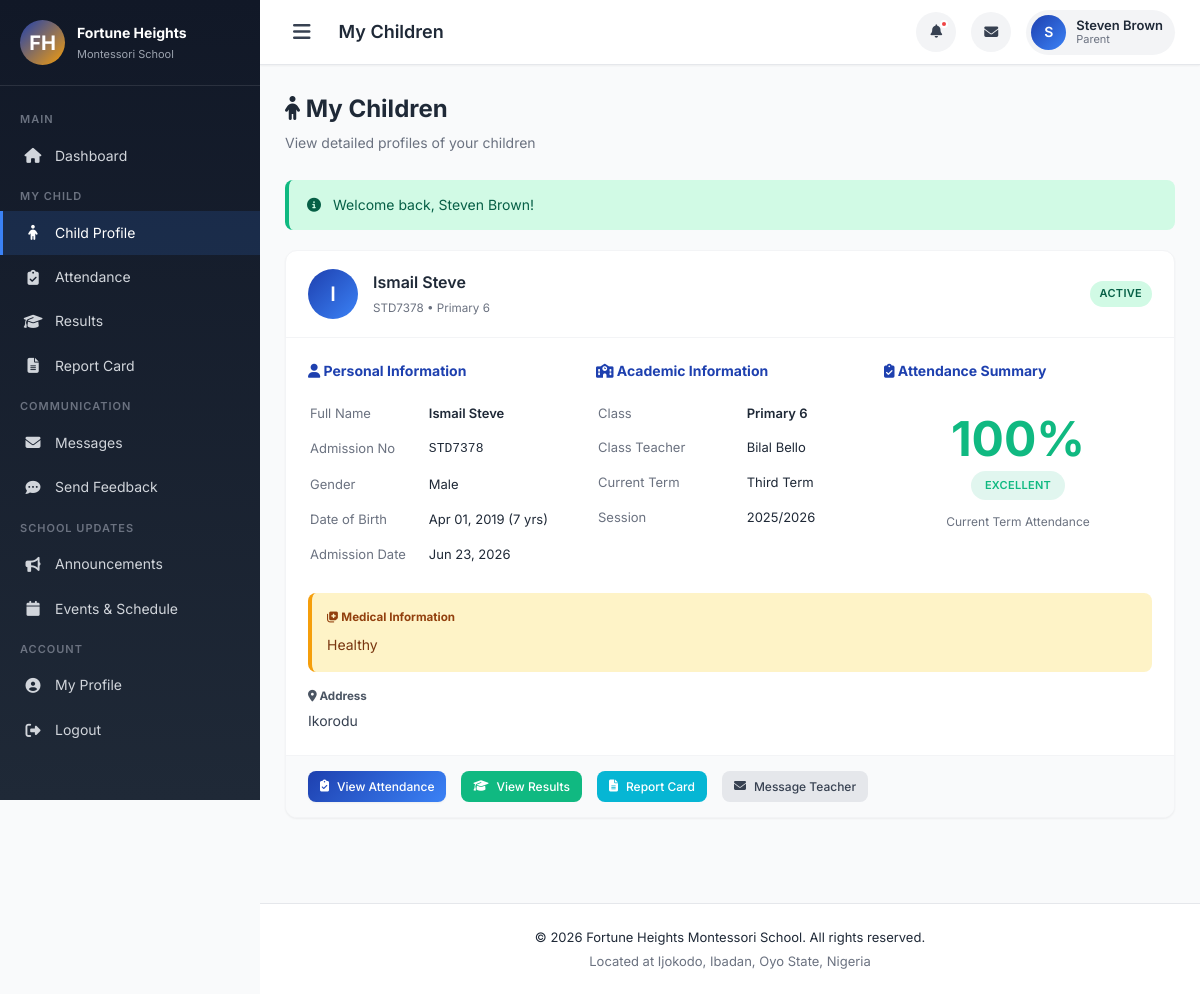
/public/index.php?page=child-profile (signed in), run on the app's committed database.
### tables this page shows
CREATE TABLE `students` (
  `id` int(11) NOT NULL,
  `admission_no` varchar(20) NOT NULL,
  `full_name` varchar(150) NOT NULL,
  `gender` enum('Male','Female') NOT NULL,
  `date_of_birth` date NOT NULL,
  `class_id` int(11) NOT NULL,
  `parent_id` int(11) NOT NULL,
  `admission_date` date NOT NULL,
  `address` text DEFAULT NULL,
  `medical_info` text DEFAULT NULL,
  `avatar` varchar(255) DEFAULT 'default.png',
  `is_active` tinyint(1) DEFAULT 1,
  `created_at` timestamp NOT NULL DEFAULT current_timestamp()
);

CREATE TABLE `classes` (
  `id` int(11) NOT NULL,
  `class_name` varchar(100) NOT NULL,
  `class_code` varchar(20) NOT NULL,
  `level` enum('Creche','Nursery','Primary') NOT NULL,
  `capacity` int(11) DEFAULT 30,
  `created_at` timestamp NOT NULL DEFAULT current_timestamp()
);

CREATE TABLE `teachers` (
  `id` int(11) NOT NULL,
  `staff_id` varchar(20) NOT NULL,
  `full_name` varchar(150) NOT NULL,
  `email` varchar(150) NOT NULL,
  `phone` varchar(20) DEFAULT NULL,
  `gender` enum('Male','Female') NOT NULL,
  `qualification` varchar(150) DEFAULT NULL,
  `password` varchar(255) NOT NULL,
  `avatar` varchar(255) DEFAULT 'default.png',
  `class_id` int(11) DEFAULT NULL,
  `is_active` tinyint(1) DEFAULT 1,
  `last_login` datetime DEFAULT NULL,
  `created_at` timestamp NOT NULL DEFAULT current_timestamp()
);

CREATE TABLE `academic_terms` (
  `id` int(11) NOT NULL,
  `session_id` int(11) NOT NULL,
  `term_name` varchar(50) NOT NULL,
  `start_date` date NOT NULL,
  `end_date` date NOT NULL,
  `is_current` tinyint(1) DEFAULT 0,
  `created_at` timestamp NOT NULL DEFAULT current_timestamp()
);

CREATE TABLE `academic_sessions` (
  `id` int(11) NOT NULL,
  `session_name` varchar(50) NOT NULL,
  `start_date` date NOT NULL,
  `end_date` date NOT NULL,
  `is_current` tinyint(1) DEFAULT 0,
  `created_at` timestamp NOT NULL DEFAULT current_timestamp()
);

### app/views/parent/child_profile.php (the view, shortened to what this page needs)
<?php
require_once APP_PATH . '/views/layouts/header.php';
$db = db();
$stmt = $db->prepare("SELECT s.*, c.class_name, t.full_name as class_teacher
    FROM students s
    JOIN classes c ON s.class_id = c.id
    LEFT JOIN teachers t ON c.id = t.class_id
    WHERE s.parent_id = ?
    ORDER BY s.full_name");
$stmt->execute([Auth::id()]);
$children = $stmt->fetchAll();
$term = getCurrentTerm();
?>
<div class="dashboard-wrapper">
    <?php include APP_PATH . '/views/layouts/sidebar.php'; ?>
    <div class="main-content">
        <?php include APP_PATH . '/views/layouts/topbar.php'; ?>
        <div class="content-area">
            <div class="page-header">
                <div>
                    <h2><i class="fas fa-child"></i> My Children</h2>
                    <p>View detailed profiles of your children</p>
                </div>
            </div>
            <?php if (empty($children)): ?>
                <div class="card">
                    <div class="card-body">
                        <div class="empty-state">
                            <i class="fas fa-child"></i>
                            <h3>No Children Registered</h3>
                            <p>Please contact the school administration to register your children.</p>
                        </div>
                    </div>
                </div>
            <?php else: ?>
                <?php foreach ($children as $child):
                    $percentage = calculateAttendancePercentage($child['id'], $term['id'] ?? null);
                    $category = getAttendanceCategory($percentage);
                    $age = $child['date_of_birth'] ? floor((time() - strtotime($child['date_of_birth'])) / (365.25 * 24 * 3600)) : 0;
                ?>
                    <div class="card mb-4">
                        <div class="card-header">
                            <div class="d-flex align-center gap-2">
                                <div class="user-avatar" style="width:50px;height:50px;font-size:20px;">
                                    <?= strtoupper(substr($child['full_name'], 0, 1)) ?>
                                </div>
                                <div>
                                    <h3 style="margin:0;"><?= e($child['full_name']) ?></h3>
                                    <small class="text-muted"><?= e($child['admission_no']) ?> • <?= e($child['class_name']) ?></small>
                                </div>
                            </div>
                            <span class="badge badge-<?= $child['is_active'] ? 'success' : 'danger' ?>">
                                <?= $child['is_active'] ? 'Active' : 'Inactive' ?>
                            </span>
                        </div>
                        <div class="card-body">
                            <div class="grid-3">
                                <div>
                                    <h4 style="color:var(--primary);margin-bottom:12px;"><i class="fas fa-user"></i> Personal Information</h4>
                                    <table style="width:100%;font-size:13px;">
                                        <tr><td style="padding:6px 0;color:var(--gray-500);">Full Name</td><td style="padding:6px 0;font-weight:600;"><?= e($child['full_name']) ?></td></tr>
                                        <tr><td style="padding:6px 0;color:var(--gray-500);">Admission No</td><td style="padding:6px 0;"><code><?= e($child['admission_no']) ?></code></td></tr>
                                        <tr><td style="padding:6px 0;color:var(--gray-500);">Gender</td><td style="padding:6px 0;"><?= e($child['gender']) ?></td></tr>
                                        <tr><td style="padding:6px 0;color:var(--gray-500);">Date of Birth</td><td style="padding:6px 0;"><?= formatDate($child['date_of_birth']) ?> (<?= $age ?> yrs)</td></tr>
                                        <tr><td style="padding:6px 0;color:var(--gray-500);">Admission Date</td><td style="padding:6px 0;"><?= formatDate($child['admission_date']) ?></td></tr>
                                    </table>
                                </div>
                                <div>
                                    <h4 style="color:var(--primary);margin-bottom:12px;"><i class="fas fa-school"></i> Academic Information</h4>
                                    <table style="width:100%;font-size:13px;">
                                        <tr><td style="padding:6px 0;color:var(--gray-500);">Class</td><td style="padding:6px 0;font-weight:600;"><?= e($child['class_name']) ?></td></tr>
                                        <tr><td style="padding:6px 0;color:var(--gray-500);">Class Teacher</td><td style="padding:6px 0;"><?= e($child['class_teacher'] ?? 'Not Assigned') ?></td></tr>
                                        <tr><td style="padding:6px 0;color:var(--gray-500);">Current Term</td><td style="padding:6px 0;"><?= e($term['term_name'] ?? 'N/A') ?></td></tr>
                                        <tr><td style="padding:6px 0;color:var(--gray-500);">Session</td><td style="padding:6px 0;"><?= e($term['session_name'] ?? 'N/A') ?></td></tr>
                                    </table>
                                </div>
                                <div>
                                    <h4 style="color:var(--primary);margin-bottom:12px;"><i class="fas fa-clipboard-check"></i> Attendance Summary</h4>
                                    <div class="text-center" style="padding:20px 0;">
                                        <div style="font-size:48px;font-weight:700;color:<?= $category['color'] ?>;line-height:1;">
                                            <?= $percentage ?>%
                                        </div>
                                        <div style="margin-top:8px;">
                                            <span class="badge" style="background:<?= $category['color'] ?>20;color:<?= $category['color'] ?>;padding:6px 14px;">
                                                <?= $category['label'] ?>
                                            </span>
                                        </div>
                                        <p class="text-muted" style="margin-top:12px;font-size:12px;">
                                            Current Term Attendance
                                        </p>
                                    </div>
                                </div>
                            </div>
                            <?php if (!empty($child['medical_info'])): ?>
                                <div style="margin-top:20px;padding:15px;background:#fef3c7;border-left:4px solid #f59e0b;border-radius:var(--radius);">
                                    <h5 style="margin:0 0 8px;color:#92400e;"><i class="fas fa-notes-medical"></i> Medical Information</h5>
                                    <p style="margin:0;color:#78350f;"><?= nl2br(e($child['medical_info'])) ?></p>
                                </div>
                            <?php endif; ?>
                            <?php if (!empty($child['address'])): ?>
                                <div style="margin-top:15px;">
                                    <h5 style="color:var(--gray-600);margin-bottom:5px;"><i class="fas fa-map-marker-alt"></i> Address</h5>
                                    <p style="margin:0;color:var(--gray-700);"><?= nl2br(e($child['address'])) ?></p>
                                </div>
                            <?php endif; ?>
                        </div>
                        <div class="card-footer d-flex gap-2" style="flex-wrap:wrap;">
                            <a href="?page=attendance" class="btn btn-sm btn-primary">
                                <i class="fas fa-clipboard-check"></i> View Attendance
                            </a>
                            <a href="?page=results" class="btn btn-sm btn-success">
                                <i class="fas fa-graduation-cap"></i> View Results
                            </a>
                            <a href="?page=report-card" class="btn btn-sm btn-info">
                                <i class="fas fa-file-alt"></i> Report Card
                            </a>
                            <a href="?page=messages" class="btn btn-sm btn-secondary">
                                <i class="fas fa-envelope"></i> Message Teacher
                            </a>
                        </div>
                    </div>
                <?php endforeach; ?>
            <?php endif; ?>
        </div>
        <?php include APP_PATH . '/views/layouts/footer.php'; ?>

### public/assets/css/style.css (style rules this page uses)
:root { --primary: #1e40af; --primary-dark: #1e3a8a; --primary-light: #3b82f6; --secondary: #f59e0b; --secondary-dark: #d97706; --success: #10b981; --danger: #ef4444; --warning: #f59e0b; --info: #06b6d4; --dark: #1f2937; --gray-900: #111827; --gray-800: #1f2937; --gray-700: #374151; --gray-600: #4b5563; --gray-500: #6b7280; --gray-400: #9ca3af; --gray-300: #d1d5db; --gray-200: #e5e7eb; --gray-100: #f3f4f6; --gray-50: #f9fafb; --white: #ffffff; --sidebar-width: 260px; --topbar-height: 65px; --shadow-sm: 0 1px 2px rgba(0,0,0,0.05); --shadow: 0 4px 6px -1px rgba(0,0,0,0.1), 0 2px 4px -1px rgba(0,0,0,0.06); --shadow-lg: 0 10px 15px -3px rgba(0,0,0,0.1), 0 4px 6px -2px rgba(0,0,0,0.05); --radius-sm: 0.25rem; --radius: 0.5rem; --radius-lg: 0.75rem; --radius-xl: 1rem; --transition: all 0.3s ease; }
* { margin: 0; padding: 0; box-sizing: border-box; }
body { font-family: 'Inter', -apple-system, BlinkMacSystemFont, 'Segoe UI', Roboto, sans-serif; font-size: 14px; line-height: 1.6; color: var(--gray-800); background: var(--gray-50); overflow-x: hidden; }
a { color: var(--primary); text-decoration: none; transition: var(--transition); }
.btn { display: inline-flex; align-items: center; justify-content: center; gap: 8px; padding: 10px 20px; border: none; border-radius: var(--radius); font-size: 14px; font-weight: 500; cursor: pointer; transition: var(--transition); text-decoration: none; }
.btn-primary { background: linear-gradient(135deg, var(--primary), var(--primary-light)); color: var(--white); box-shadow: var(--shadow-sm); }
.btn-secondary { background: var(--gray-200); color: var(--gray-700); }
.btn-success { background: var(--success); color: var(--white); }
.btn-info { background: var(--info); color: var(--white); }
.btn-sm { padding: 6px 12px; font-size: 12px; }
.dashboard-wrapper { display: flex; min-height: 100vh; }
.main-content { flex: 1; margin-left: var(--sidebar-width); transition: var(--transition); min-width: 0; }
.user-avatar { width: 35px; height: 35px; border-radius: 50%; background: linear-gradient(135deg, var(--primary), var(--primary-light)); color: var(--white); display: flex; align-items: center; justify-content: center; font-weight: 600; font-size: 14px; }
.content-area { padding: 25px; }
.page-header { display: flex; justify-content: space-between; align-items: center; margin-bottom: 25px; flex-wrap: wrap; gap: 15px; }
.page-header h2 { font-size: 24px; font-weight: 700; color: var(--gray-800); }
.page-header p { color: var(--gray-500); font-size: 14px; margin-top: 4px; }
.card { background: var(--white); border-radius: var(--radius-lg); box-shadow: var(--shadow-sm); overflow: hidden; transition: var(--transition); border: 1px solid var(--gray-100); }
.card-header { padding: 18px 22px; border-bottom: 1px solid var(--gray-100); display: flex; justify-content: space-between; align-items: center; }
.card-header h3 { font-size: 16px; font-weight: 600; color: var(--gray-800); }
.card-body { padding: 22px; }
.card-footer { padding: 15px 22px; background: var(--gray-50); border-top: 1px solid var(--gray-100); }
.badge { display: inline-block; padding: 4px 10px; border-radius: 20px; font-size: 11px; font-weight: 600; text-transform: uppercase; letter-spacing: 0.3px; }
.badge-success { background: #d1fae5; color: #065f46; }
.text-center { text-align: center; }
.text-muted { color: var(--gray-500); }
.mb-4 { margin-bottom: 30px; }
.d-flex { display: flex; }
.align-center { align-items: center; }
.gap-2 { gap: 15px; }
.grid-3 { display: grid; grid-template-columns: repeat(3, 1fr); gap: 20px; }

### data on the page
students: full_name "I", full_name "Ismail Steve", admission_no "STD7378", class.class_name "Primary 6", is_active "ACTIVE", gender "Male", date_of_birth "Apr 01, 2019", date_of_birth "7", admission_date "Jun 23, 2026", teachers.full_name "Bilal Bello", label "EXCELLENT", medical_info "Healthy", address "Ikorodu"
academic_terms: term_name "Third Term"
academic_sessions: session_name "2025/2026"

### other printed values
$pageTitle "My Children"
substr(Auth::name(), 0, 1) "S"
Auth::name() "Steven Brown"
Auth::role() "Parent"
$message "Welcome back, Steven Brown!"
SCHOOL_NAME "Fortune Heights Montessori School"
SCHOOL_ADDRESS "Ijokodo, Ibadan, Oyo State, Nigeria"
